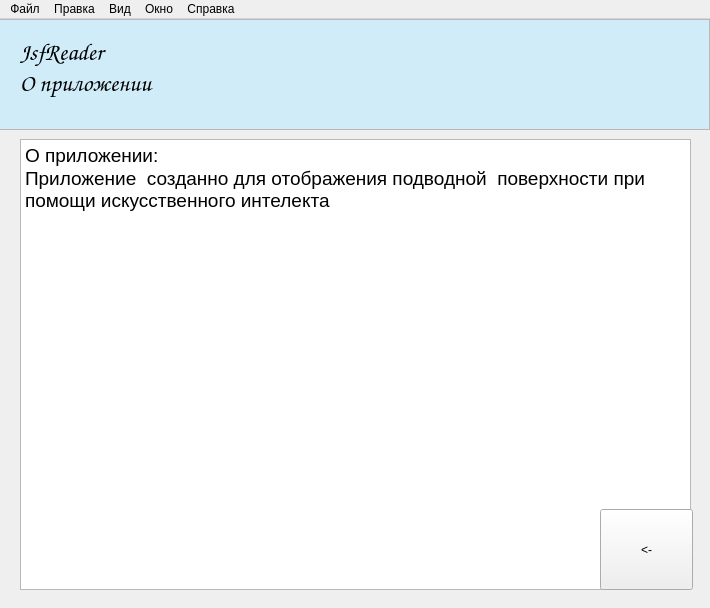
<?xml version="1.0" encoding="UTF-8"?>
<ui version="4.0">
 <class>MainWindow</class>
 <widget class="QMainWindow" name="MainWindow">
  <property name="geometry">
   <rect>
    <x>0</x>
    <y>0</y>
    <width>710</width>
    <height>608</height>
   </rect>
  </property>
  <property name="windowTitle">
   <string>MainWindow</string>
  </property>
  <property name="layoutDirection">
   <enum>Qt::LeftToRight</enum>
  </property>
  <property name="styleSheet">
   <string notr="true"/>
  </property>
  <widget class="QWidget" name="centralwidget">
   <widget class="QTextBrowser" name="tb_header">
    <property name="geometry">
     <rect>
      <x>-1</x>
      <y>0</y>
      <width>711</width>
      <height>111</height>
     </rect>
    </property>
    <property name="font">
     <font>
      <family>Comic Sans MS</family>
     </font>
    </property>
    <property name="html">
     <string>&lt;!DOCTYPE HTML PUBLIC &quot;-//W3C//DTD HTML 4.0//EN&quot; &quot;http://www.w3.org/TR/REC-html40/strict.dtd&quot;&gt;
&lt;html&gt;&lt;head&gt;&lt;meta name=&quot;qrichtext&quot; content=&quot;1&quot; /&gt;&lt;style type=&quot;text/css&quot;&gt;
p, li { white-space: pre-wrap; }
&lt;/style&gt;&lt;/head&gt;&lt;body style=&quot; font-family:'Comic Sans MS'; font-size:7.8pt; font-weight:400; font-style:normal;&quot; bgcolor=&quot;#d0ecf8&quot;&gt;
&lt;p style=&quot; margin-top:0px; margin-bottom:0px; margin-left:0px; margin-right:0px; -qt-block-indent:0; text-indent:0px;&quot;&gt;                        &lt;/p&gt;
&lt;p style=&quot; margin-top:0px; margin-bottom:0px; margin-left:0px; margin-right:0px; -qt-block-indent:0; text-indent:0px;&quot;&gt;&lt;span style=&quot; font-family:'MS Shell Dlg 2'; font-size:18pt;&quot;&gt;   &lt;/span&gt;&lt;span style=&quot; font-family:'MS Shell Dlg 2'; font-size:18pt; font-weight:600;&quot;&gt;JsfReader&lt;/span&gt;                        &lt;/p&gt;
&lt;p style=&quot; margin-top:0px; margin-bottom:0px; margin-left:0px; margin-right:0px; -qt-block-indent:0; text-indent:0px;&quot;&gt;&lt;span style=&quot; font-family:'MS Shell Dlg 2'; font-size:18pt;&quot;&gt;   О приложении&lt;/span&gt;&lt;/p&gt;&lt;/body&gt;&lt;/html&gt;</string>
    </property>
   </widget>
   <widget class="QPushButton" name="back_button">
    <property name="geometry">
     <rect>
      <x>600</x>
      <y>490</y>
      <width>93</width>
      <height>81</height>
     </rect>
    </property>
    <property name="text">
     <string>&lt;-</string>
    </property>
   </widget>
   <widget class="QPlainTextEdit" name="plainTextEdit">
    <property name="geometry">
     <rect>
      <x>20</x>
      <y>120</y>
      <width>671</width>
      <height>451</height>
     </rect>
    </property>
    <property name="font">
     <font>
      <family>MS Shell Dlg 2</family>
      <pointsize>14</pointsize>
      <italic>false</italic>
     </font>
    </property>
    <property name="plainText">
     <string>О приложении: 
Приложение  созданно для отображения подводной  поверхности при помощи искусственного интелекта
</string>
    </property>
   </widget>
   <zorder>tb_header</zorder>
   <zorder>plainTextEdit</zorder>
   <zorder>back_button</zorder>
  </widget>
  <widget class="QMenuBar" name="menubar">
   <property name="geometry">
    <rect>
     <x>0</x>
     <y>0</y>
     <width>710</width>
     <height>26</height>
    </rect>
   </property>
   <widget class="QMenu" name="menu_file">
    <property name="title">
     <string>Файл</string>
    </property>
    <addaction name="action_open"/>
    <addaction name="action_save"/>
   </widget>
   <widget class="QMenu" name="menu_edit">
    <property name="title">
     <string>Правка</string>
    </property>
   </widget>
   <widget class="QMenu" name="menu">
    <property name="title">
     <string>Вид</string>
    </property>
   </widget>
   <widget class="QMenu" name="menu_window">
    <property name="title">
     <string>Окно</string>
    </property>
   </widget>
   <widget class="QMenu" name="menu_2">
    <property name="title">
     <string>Справка</string>
    </property>
   </widget>
   <addaction name="menu_file"/>
   <addaction name="menu_edit"/>
   <addaction name="menu"/>
   <addaction name="menu_window"/>
   <addaction name="menu_2"/>
  </widget>
  <action name="action_open">
   <property name="text">
    <string>Открыть</string>
   </property>
  </action>
  <action name="action_save">
   <property name="text">
    <string>Сохранить</string>
   </property>
  </action>
 </widget>
 <resources/>
 <connections/>
</ui>
